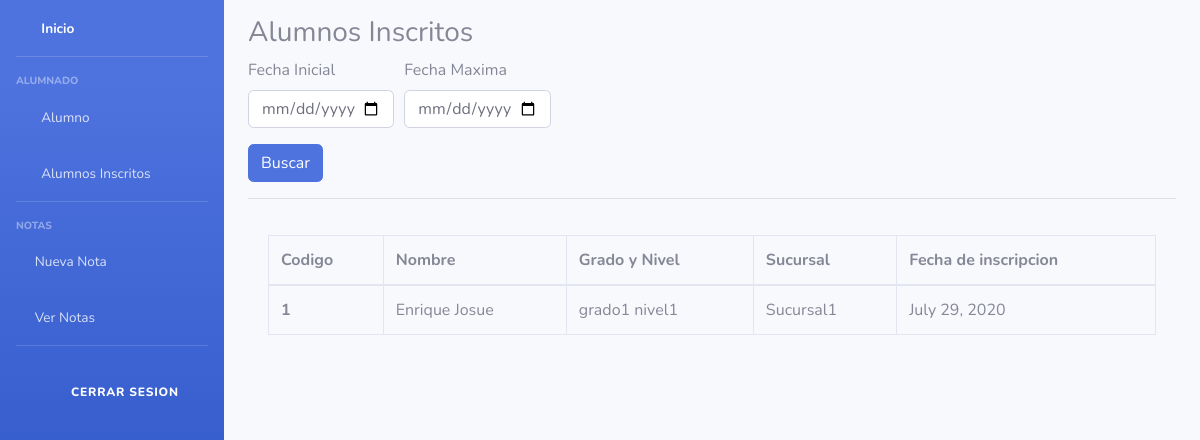
The app's page /reportInscritos/, older data.
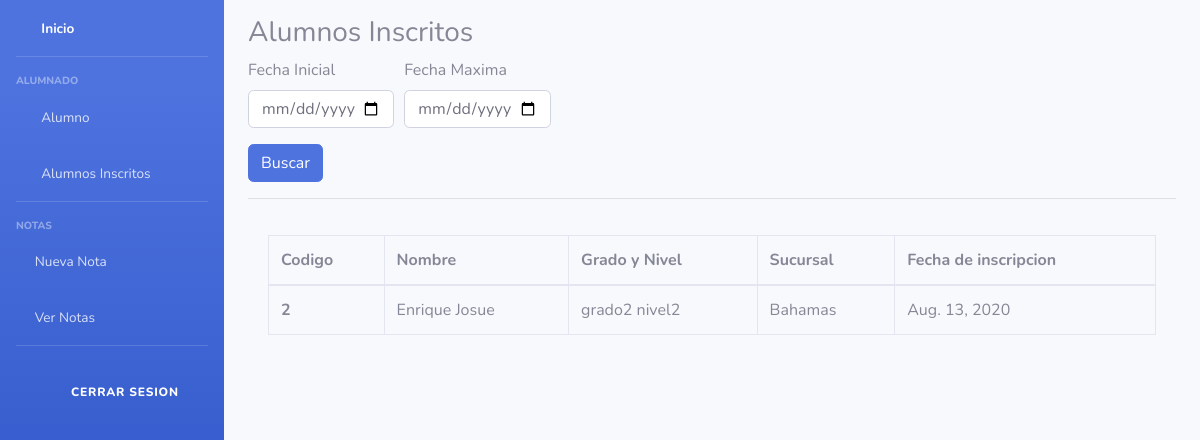
The same page, newer data.
### Models/Inscripcion/models.py (models this page shows, shortened)
class Inscripcion(models.Model):
    id_inscripcion = models.AutoField(primary_key=True)
    alumno_id_alumno = models.ForeignKey(Alumno, blank=False, on_delete=models.CASCADE)
    nivel_id_nivel = models.ForeignKey(Nivel, on_delete=models.CASCADE)
    sucursal_id_sucursal = models.ForeignKey(Sucursal, on_delete=models.CASCADE)
    fecha = models.DateField()
    usuario_id_user = models.ForeignKey(User, on_delete=models.CASCADE)

### Models/Alumno/models.py (models this page shows)
class Alumno(models.Model):
    id_alumno = models.AutoField(primary_key=True)
    nombre = models.CharField(max_length=45)
    apellido = models.CharField(max_length=45)
    dpi = models.CharField(max_length=13, unique=True)
    telefono = models.CharField(max_length=10)
    correo = models.EmailField(max_length=125)
    def __str__(self):
        return '{} {}'.format(self.nombre, self.apellido)

### Models/Nivel/models.py (models this page shows)
class Nivel(models.Model):
    id_nivel = models.AutoField(primary_key=True)
    nombre_nivel = models.CharField(max_length=45)
    grado_id_grado = models.ForeignKey(Grado, on_delete=models.CASCADE)
    def __str__(self):
        return '{} {}'.format(self.grado_id_grado,self.nombre_nivel)

class Grado(models.Model):
    id_grado = models.AutoField(primary_key=True)
    nombre_grado = models.CharField(max_length=45)
    def __str__(self):
        return '{}'.format(self.nombre_grado)

### Models/Sucursal/models.py (models this page shows)
class Sucursal(models.Model):
    id_sucursal = models.AutoField(primary_key=True)
    nombre = models.CharField(max_length=45)
    razon_social = models.CharField(max_length=45)
    direccion = models.CharField(max_length=125)
    correo = models.EmailField(max_length=125)
    telefono = models.CharField(max_length=10)
    def __str__(self):
        return self.nombre

### Models/Inscripcion/views.py (the view)
# urls.py: path("reportInscritos/", reporInscritosView.reportInscritos , name="repor_inscritos"),
    def reportInscritos(request):
        qs = Inscripcion.objects.all()
        date_min = request.GET.get('date_min')
        date_max= request.GET.get('date_max')
        if date_min != '' and date_min is not None:
            qs = qs.filter(fecha__gte=date_min)
        if date_max != '' and date_max is not None:
            qs = qs.filter(fecha__lte=date_max)
        return render(request, "reportInscritos.html", {'queryset': qs})

### Templates/reportInscritos.html (shortened to what this page needs)
{% extends "nabvar.html" %}
{% block content %}
    <main role="main" class="container">
      <h3>Alumnos Inscritos</h3>
      <form method="GET" action=".">
        <div class="form-row">
          <div class="form-group col-md-2 col-lg-2">
            <label for="publishDateMin">Fecha Inicial</label>
            <input type="date" class="form-control" id="publishDateMin" name="date_min">
          </div>
          <div class="form-group col-md-2 col-lg-2">
            <label for="publishDateMax">Fecha Maxima</label>
            <input type="date" class="form-control" id="publishDateMax" name="date_max">
          </div>
        </div>
        <button type="submit" class="btn btn-primary">Buscar</button>
      </form>
      <hr/>
        <div class="card-body">
              <div class="table-responsive">
                <table class="table table-bordered" id="dataTable" width="100%" cellspacing="0">
                  <thead>
                    <tr>
                      <th scope= "col">Codigo</th>
                      <th scope= "col">Nombre</th>
                      <th scope= "col">Grado y Nivel</th>
                      <th scope= "col">Sucursal</th>
                      <th scope= "col">Fecha de inscripcion</th>
                    </tr>
                  </thead>
                  <tbody>
                    {% for alumnos in queryset %}
                    <tr>
                      <th scope="row">{{ alumnos.pk }}</th>
                      <td>{{ alumnos.alumno_id_alumno }}</td>
                      <td>{{ alumnos.nivel_id_nivel }}</td>
                      <td>{{ alumnos.sucursal_id_sucursal }}</td>
                      <td>{{ alumnos.fecha }}</td>
                    </tr>
                  {% endfor %}
                  </tbody>
                </table>
              </div>
            </div>
      <div class="row">
      </div>
    </main>
{% endblock %}

Row changes from the older to the newer data that the page shows:
removed Inscripcion: pk "1", alumno_id_alumno "Enrique Josue", nivel_id_nivel "grado1 nivel1", sucursal_id_sucursal "Sucursal1", fecha "July 29, 2020"
added Inscripcion: pk "2", alumno_id_alumno "Enrique Josue", nivel_id_nivel "grado2 nivel2", sucursal_id_sucursal "Bahamas", fecha "Aug. 13, 2020"
